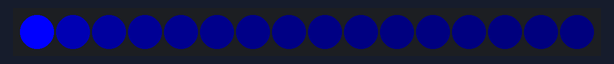
A sketch run on a simulated Arduino Uno, built with avr-gcc and run on an emulated ATmega328P. On the bench: 16 RGB LEDs in strip order, left to right.

Above: at 0.01 s.
At 0.77 s:
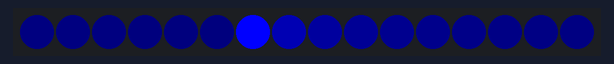
At 1.53 s:
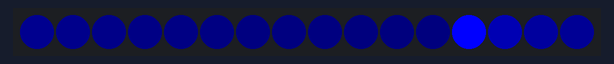

Measured:
- by itself, everything shown: repeats every 1.2 s, in 16 steps

The sketch:

Led.ino
```cpp
#include <Adafruit_NeoPixel.h>

#define PIN 0

Adafruit_NeoPixel pixels = Adafruit_NeoPixel(16, PIN);

void setup() {
  pixels.begin();
  pixels.setBrightness(60);
}

void loop() {

  static uint8_t a = 0;

  for (uint8_t i = 0; i < 16; i++) {
    uint8_t c = 255 / ((i+a) % 16);
    pixels.setPixelColor(i, 0, 0, c);
  }

  a++;

  a = a % 16;

  pixels.show();
  delay(75);
}
```
